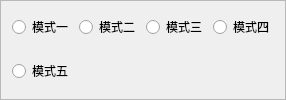
                              <widget class="QFrame" name="frame_chooseModel">
                               <property name="frameShape">
                                <enum>QFrame::StyledPanel</enum>
                               </property>
                               <property name="frameShadow">
                                <enum>QFrame::Raised</enum>
                               </property>
                               <layout class="QGridLayout" name="gridLayout">
                                <property name="leftMargin">
                                 <number>11</number>
                                </property>
                                <property name="topMargin">
                                 <number>0</number>
                                </property>
                                <property name="bottomMargin">
                                 <number>0</number>
                                </property>
                                <item row="0" column="2">
                                 <widget class="QRadioButton" name="radioButton_model_3">
                                  <property name="font">
                                   <font>
                                    <family>Microsoft YaHei</family>
                                   </font>
                                  </property>
                                  <property name="text">
                                   <string>模式三</string>
                                  </property>
                                 </widget>
                                </item>
                                <item row="0" column="0">
                                 <widget class="QRadioButton" name="radioButton_model_1">
                                  <property name="font">
                                   <font>
                                    <family>Microsoft YaHei</family>
                                   </font>
                                  </property>
                                  <property name="text">
                                   <string>模式一</string>
                                  </property>
                                 </widget>
                                </item>
                                <item row="0" column="3">
                                 <widget class="QRadioButton" name="radioButton_model_4">
                                  <property name="font">
                                   <font>
                                    <family>Microsoft YaHei</family>
                                   </font>
                                  </property>
                                  <property name="text">
                                   <string>模式四</string>
                                  </property>
                                 </widget>
                                </item>
                                <item row="0" column="1">
                                 <widget class="QRadioButton" name="radioButton_model_2">
                                  <property name="font">
                                   <font>
                                    <family>Microsoft YaHei</family>
                                   </font>
                                  </property>
                                  <property name="text">
                                   <string>模式二</string>
                                  </property>
                                 </widget>
                                </item>
                                <item row="1" column="0">
                                 <widget class="QRadioButton" name="radioButton_model_5">
                                  <property name="font">
                                   <font>
                                    <family>Microsoft YaHei</family>
                                   </font>
                                  </property>
                                  <property name="text">
                                   <string>模式五</string>
                                  </property>
                                  <property name="autoRepeat">
                                   <bool>true</bool>
                                  </property>
                                  <property name="autoExclusive">
                                   <bool>true</bool>
                                  </property>
                                 </widget>
                                </item>
                               </layout>
                              </widget>
